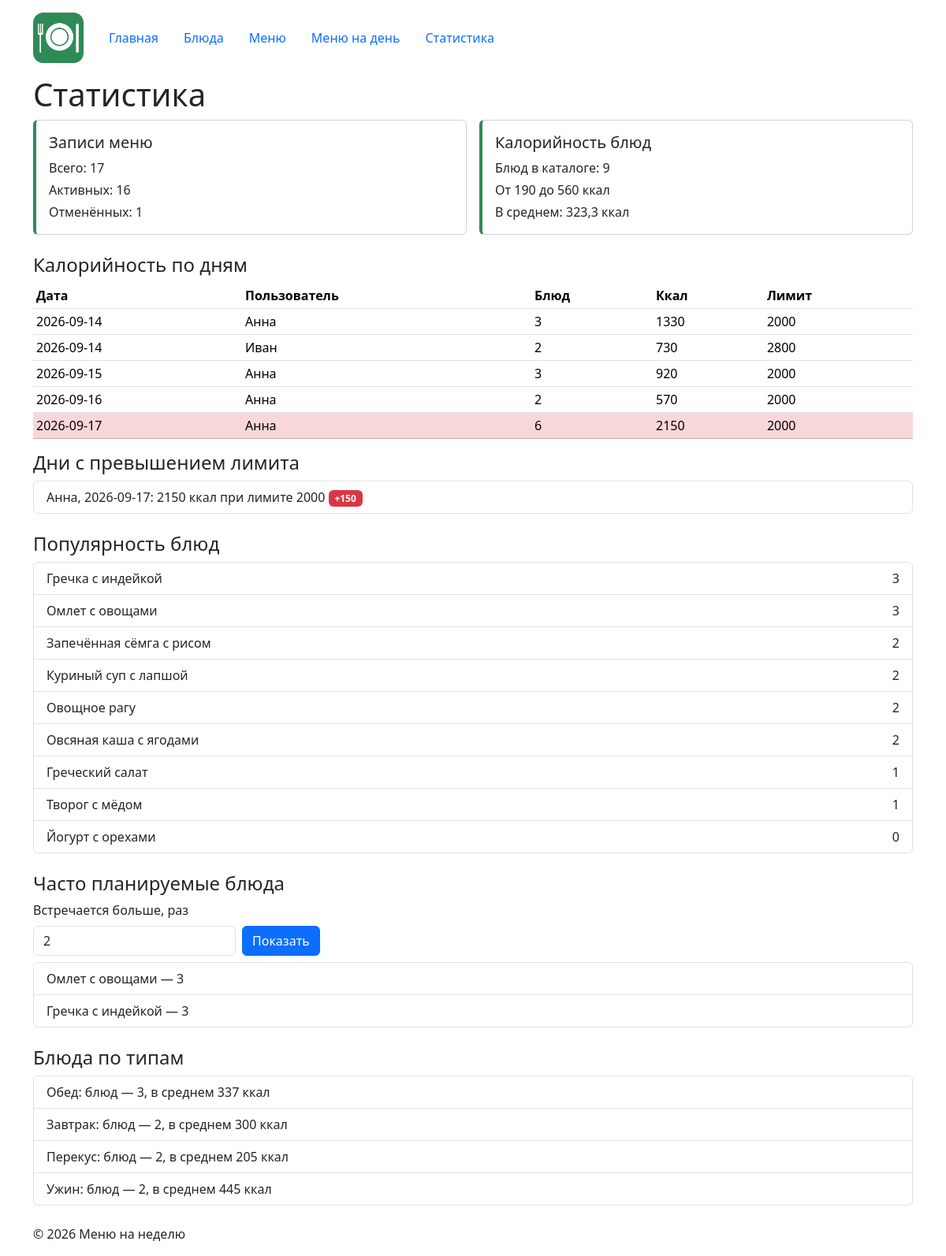
Screenshot of /menu/statistics/ with the database file from the repository.
### menu/views.py (the view)
# urls.py: path("statistics/", views.statistics, name="statistics"),
def statistics(request):
    raw_threshold = request.GET.get("min_count", "2")
    threshold = int(raw_threshold) if raw_threshold.isdigit() else 2
    context = {
        "counts": fetch_one(ENTRIES_COUNT_SQL),
        "calories_range": fetch_one(CALORIES_RANGE_SQL),
        "dish_types": fetch_all(DISH_TYPES_SQL),
        "popularity": fetch_all(POPULARITY_SQL),
        "calories_by_day": fetch_all(CALORIES_BY_DAY_SQL),
        "over_limit": fetch_all(OVER_LIMIT_SQL),
        "frequent": fetch_all(FREQUENT_DISHES_SQL, [threshold]),
        "threshold": threshold,
    }
    return render(request, "menu/statistics.html", context)

### db/database.py (called while the page is built)
def get_connection(db_path: Optional[Path] = None) -> sqlite3.Connection:
    conn = sqlite3.connect(db_path or DB_PATH)
    conn.row_factory = sqlite3.Row
    conn.execute("PRAGMA foreign_keys = ON")
    return conn

def fetch_all(sql: str, params: Iterable = ()) -> List[sqlite3.Row]:
    conn = get_connection()
    try:
        return conn.execute(sql, tuple(params)).fetchall()
    finally:
        conn.close()

def fetch_one(sql: str, params: Iterable = ()) -> Optional[sqlite3.Row]:
    conn = get_connection()
    try:
        return conn.execute(sql, tuple(params)).fetchone()
    finally:
        conn.close()

### menu/templates/menu/statistics.html (shortened to what this page needs)
{% extends "base.html" %}
{% block content %}
    <h1>Статистика</h1>
    <div class="row g-3 mb-4">
        <div class="col-md-6">
            <div class="card stat-card h-100">
                <div class="card-body">
                    <h2 class="h5">Записи меню</h2>
                    <p class="mb-1">Всего: {{ counts.total_entries }}</p>
                    <p class="mb-1">Активных: {{ counts.active_entries }}</p>
                    <p class="mb-0">Отменённых: {{ counts.cancelled_entries }}</p>
                </div>
            </div>
        </div>
        <div class="col-md-6">
            <div class="card stat-card h-100">
                <div class="card-body">
                    <h2 class="h5">Калорийность блюд</h2>
                    <p class="mb-1">Блюд в каталоге: {{ calories_range.dishes_count }}</p>
                    <p class="mb-1">
                        От {{ calories_range.min_calories }}
                        до {{ calories_range.max_calories }} ккал
                    </p>
                    <p class="mb-0">В среднем: {{ calories_range.avg_calories|floatformat:1 }} ккал</p>
                </div>
            </div>
        </div>
    </div>
    <h2 class="h4">Калорийность по дням</h2>
    <table class="table table-sm">
        <thead>
            <tr>
                <th>Дата</th><th>Пользователь</th><th>Блюд</th>
                <th>Ккал</th><th>Лимит</th>
            </tr>
        </thead>
        <tbody>
            {% for row in calories_by_day %}
                <tr {% if row.day_calories > row.daily_limit %}class="table-danger"{% endif %}>
                    <td>{{ row.menu_date }}</td>
                    <td>{{ row.user_name }}</td>
                    <td>{{ row.dishes_count }}</td>
                    <td>{{ row.day_calories }}</td>
                    <td>{{ row.daily_limit }}</td>
                </tr>
            {% empty %}
                <tr><td colspan="5">Данные отсутствуют.</td></tr>
            {% endfor %}
        </tbody>
    </table>
    <h2 class="h4">Дни с превышением лимита</h2>
    <ul class="list-group mb-4">
        {% for row in over_limit %}
            <li class="list-group-item">
                {{ row.user_name }}, {{ row.menu_date }}:
                {{ row.day_calories }} ккал при лимите {{ row.daily_limit }}
                <span class="badge bg-danger">+{{ row.excess }}</span>
            </li>
        {% empty %}
            <li class="list-group-item">Превышений нет.</li>
        {% endfor %}
    </ul>
    <h2 class="h4">Популярность блюд</h2>
    <ul class="list-group mb-4">
        {% for row in popularity %}
            <li class="list-group-item d-flex justify-content-between">
                {{ row.dish_name }}
                <span>{{ row.times_planned }}</span>
            </li>
        {% endfor %}
    </ul>
    <h2 class="h4">Часто планируемые блюда</h2>
    <form method="get" class="row g-2 align-items-end mb-2">
        <div class="col-auto">
            <label for="min_count" class="form-label">Встречается больше, раз</label>
            <input
                type="number"
                min="0"
                id="min_count"
                name="min_count"
                class="form-control"
                value="{{ threshold }}"
            >
        </div>
        <div class="col-auto">
            <button type="submit" class="btn btn-primary">Показать</button>
        </div>
    </form>
    <ul class="list-group mb-4">
        {% for row in frequent %}
            <li class="list-group-item">
                {{ row.dish_name }} — {{ row.times_planned }}
            </li>
        {% empty %}
            <li class="list-group-item">Таких блюд нет.</li>
        {% endfor %}
    </ul>
    <h2 class="h4">Блюда по типам</h2>
    <ul class="list-group">
        {% for row in dish_types %}
            <li class="list-group-item">
                {{ row.dish_type|capfirst }}: блюд — {{ row.dishes_count }},
                в среднем {{ row.avg_calories|floatformat:0 }} ккал
            </li>
        {% endfor %}
    </ul>
{% endblock %}

### homepage/static/homepage/css/style.css (style rules this page uses)
body { min-height: 100vh; }
.stat-card { border-left: 4px solid #2e8b57; }

### rows the page displays
users: menu_date "2026-09-14", user_name "Анна", dishes_count "3", day_calories "1330", daily_limit "2000", menu_date "2026-09-15", day_calories "920", menu_date "2026-09-16", dishes_count "2", day_calories "570", menu_date "2026-09-17", dishes_count "6", day_calories "2150", excess "150"
users: menu_date "2026-09-14", user_name "Иван", dishes_count "2", day_calories "730", daily_limit "2800"
dishes: dish_name "Гречка с индейкой", times_planned "3"
dishes: dish_name "Омлет с овощами", times_planned "3"
dishes: dish_name "Запечённая сёмга с рисом", times_planned "2"
dishes: dish_name "Куриный суп с лапшой", times_planned "2"
dishes: dish_name "Овощное рагу", times_planned "2"
dishes: dish_name "Овсяная каша с ягодами", times_planned "2"
dishes: dish_name "Греческий салат", times_planned "1"
dishes: dish_name "Творог с мёдом", times_planned "1"
dishes: dish_name "Йогурт с орехами", times_planned "0"

### other values shown
{{ counts.total_entries }} "17"
{{ counts.active_entries }} "16"
{{ counts.cancelled_entries }} "1"
{{ calories_range.dishes_count }} "9"
{{ calories_range.min_calories }} "190"
{{ calories_range.max_calories }} "560"
{{ calories_range.avg_calories|floatformat:1 }} "323,3"
{{ row.dish_type|capfirst }} "Обед" "Завтрак" "Перекус" "Ужин"
{{ row.dishes_count }} "3" "2" "2" "2"
{{ row.avg_calories|floatformat:0 }} "337" "300" "205" "445"
